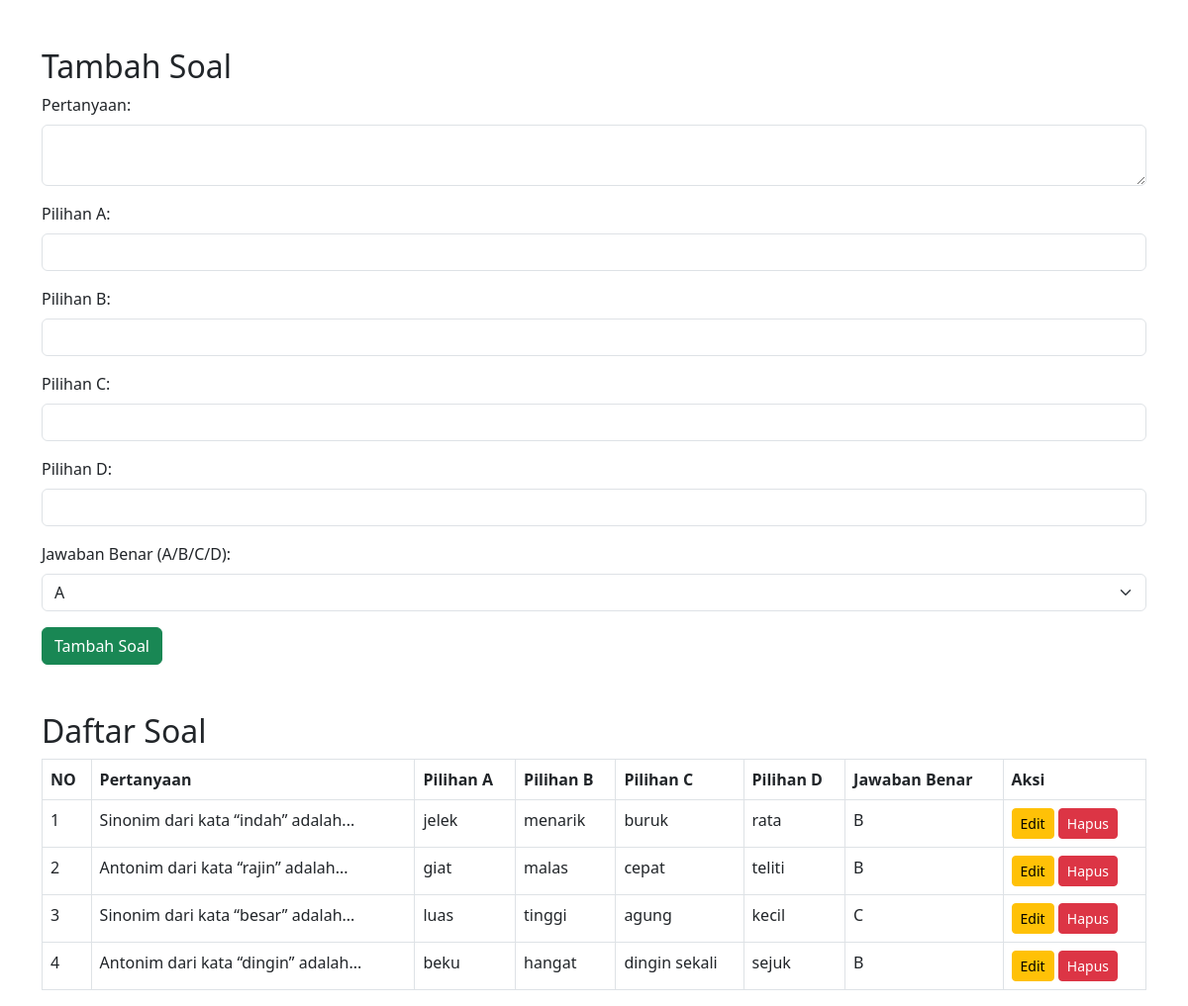
The page /soalquiz/tambah_soalquiz.php?id_kuis=14 on the database its author committed.
### tables this page shows
CREATE TABLE `soal` (
  `id_soal` int(11) NOT NULL,
  `id_kuis` int(11) DEFAULT NULL,
  `pertanyaan` text NOT NULL,
  `pilihan_a` varchar(255) DEFAULT NULL,
  `pilihan_b` varchar(255) DEFAULT NULL,
  `pilihan_c` varchar(255) DEFAULT NULL,
  `pilihan_d` varchar(255) DEFAULT NULL,
  `jawaban_benar` char(1) DEFAULT NULL
);

### soalquiz/tambah_soalquiz.php (the view, shortened to what this page needs)
<?php
$koneksi = new mysqli("localhost", "root", "", "quiz_db");
$id_kuis = intval($_GET['id_kuis']);
$query = "SELECT * FROM soal WHERE id_kuis = ?";
$stmt = $koneksi->prepare($query);
$stmt->bind_param("i", $id_kuis);
$stmt->execute();
$result = $stmt->get_result();
?>
<!DOCTYPE html>
<html>
<head>
    <link href="https://cdn.jsdelivr.net/npm/bootstrap@5.3.0/dist/css/bootstrap.min.css" rel="stylesheet">
</head>
<body>
<main class="container mt-5">
    <h2 class="mt-5">Tambah Soal</h2>
    <form method="POST" action="" class="mb-5">
        <div class="mb-3">
            <label class="form-label">Pertanyaan:</label>
            <textarea name="pertanyaan" class="form-control" required></textarea>
        </div>
        <div class="mb-3">
            <label class="form-label">Pilihan A:</label>
            <input type="text" name="pilihan_a" class="form-control" required>
        </div>
        <div class="mb-3">
            <label class="form-label">Pilihan B:</label>
            <input type="text" name="pilihan_b" class="form-control" required>
        </div>
        <div class="mb-3">
            <label class="form-label">Pilihan C:</label>
            <input type="text" name="pilihan_c" class="form-control" required>
        </div>
        <div class="mb-3">
            <label class="form-label">Pilihan D:</label>
            <input type="text" name="pilihan_d" class="form-control" required>
        </div>
        <div class="mb-3">
            <label class="form-label">Jawaban Benar (A/B/C/D):</label>
            <select name="jawaban_benar" class="form-select" required>
                <option value="a">A</option>
            </select>
        </div>
        <button type="submit" name="tambah_soal" class="btn btn-success">Tambah Soal</button>
    </form>
    <h2 class="mt-5">Daftar Soal</h2>
    <table class="table table-bordered">
        <thead>
            <tr>
                <th>NO</th>
                <th>Pertanyaan</th>
                <th>Pilihan A</th>
                <th>Pilihan B</th>
                <th>Pilihan C</th>
                <th>Pilihan D</th>
                <th>Jawaban Benar</th>
                <th>Aksi</th>
            </tr>
        </thead>
        <tbody>
            <?php while ($row = $result->fetch_assoc()): ?>
            <tr>
                <td><?php static $no = 1; echo $no++; ?></td>
                <td><?php echo htmlspecialchars($row['pertanyaan']); ?></td>
                <td><?php echo htmlspecialchars($row['pilihan_a']); ?></td>
                <td><?php echo htmlspecialchars($row['pilihan_b']); ?></td>
                <td><?php echo htmlspecialchars($row['pilihan_c']); ?></td>
                <td><?php echo htmlspecialchars($row['pilihan_d']); ?></td>
                <td><?php echo strtoupper($row['jawaban_benar']); ?></td>
                <td>
                    <a href="?page=soalquiz&item=edit_soalquiz&id_soal=<?php echo $row['id_soal']; ?>" class="btn btn-warning btn-sm">Edit</a>
                    <a href="?id_kuis=<?php echo $id_kuis; ?>&hapus_id=<?php echo $row['id_soal']; ?>" class="btn btn-danger btn-sm" onclick="return confirm('Apakah Anda yakin ingin menghapus soal ini?');">Hapus</a>
                </td>
            </tr>
            <?php endwhile; ?>
        </tbody>
    </table>
</main>
</body>
</html>

### rows shown on the page
soal: pertanyaan "Sinonim dari kata “indah” adalah...", pilihan_a "jelek", pilihan_b "menarik", pilihan_c "buruk", pilihan_d "rata", jawaban_benar "B"
soal: pertanyaan "Antonim dari kata “rajin” adalah...", pilihan_a "giat", pilihan_b "malas", pilihan_c "cepat", pilihan_d "teliti", jawaban_benar "B"
soal: pertanyaan "Sinonim dari kata “besar” adalah...", pilihan_a "luas", pilihan_b "tinggi", pilihan_c "agung", pilihan_d "kecil", jawaban_benar "C"
soal: pertanyaan "Antonim dari kata “dingin” adalah...", pilihan_a "beku", pilihan_b "hangat", pilihan_c "dingin sekali", pilihan_d "sejuk", jawaban_benar "B"
